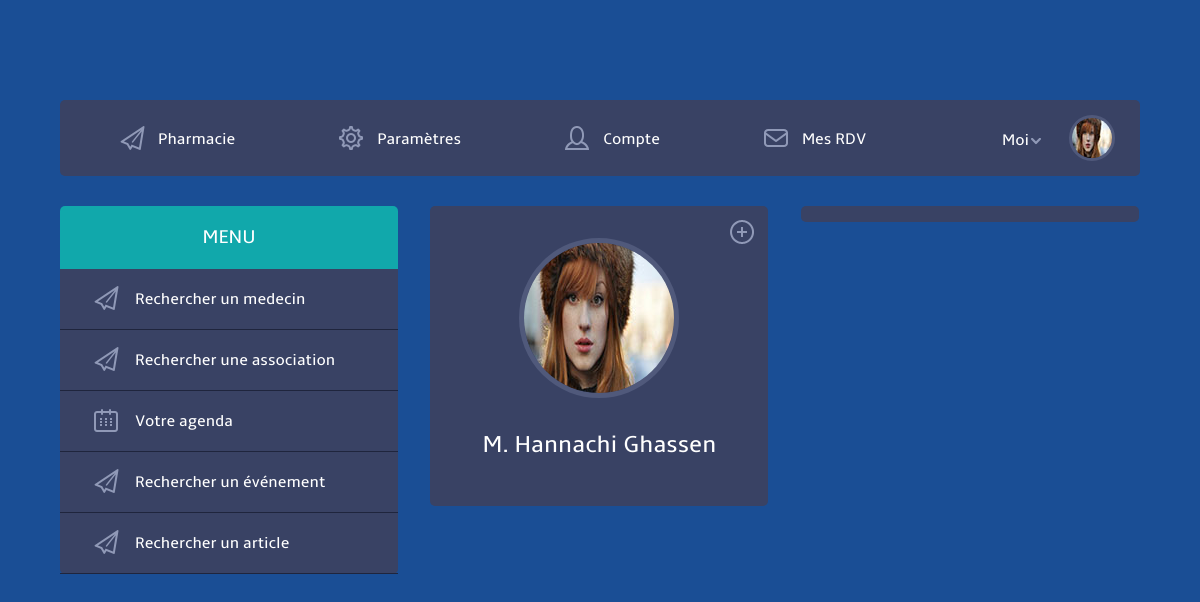
Page /Patient/profile.php?id=1 (signed in) on the committed database.
### tables this page shows
CREATE TABLE IF NOT EXISTS `patients` (
  `id_patient` int(11) NOT NULL AUTO_INCREMENT,
  `nom` varchar(30) NOT NULL,
  `prenom` varchar(30) NOT NULL,
  `email` varchar(30) NOT NULL,
  `mdp` varchar(8) NOT NULL,
  `cin` varchar(8) NOT NULL,
  `telephone` varchar(8) NOT NULL,
  `sexe` varchar(5) NOT NULL,
  `date_naissance` varchar(10) NOT NULL,
  `rue` varchar(300) NOT NULL,
  `gouvernorat` varchar(30) NOT NULL,
  `bonus` int(11) NOT NULL,
  `etat` int(11) NOT NULL,
  `guide_test` int(11) NOT NULL DEFAULT '0',
  PRIMARY KEY (`id_patient`),
  UNIQUE KEY `email` (`email`,`cin`)
);

### Patient/profile.php (the view, shortened to what this page needs)
<?php
if(isset($_SESSION['login_patient']) && isset($_SESSION['mdp_patient'])){
?>
<?php
$id=$_GET['id'];
$requete="SELECT * FROM `patients` WHERE id_patient='$id' ";
$resultat=mysql_query($requete);
?>
<!DOCTYPE HTML>
<?php while($ligne=mysql_fetch_array($resultat)){?>
<head>
<link href="./css/style.css" rel="stylesheet" type="text/css" media="all"/>
<link href="./css/nav.css" rel="stylesheet" type="text/css" media="all"/>
<link href="./css/introjs.css" rel="stylesheet"/>
<link rel="stylesheet" href="./css/clndr.css" type="text/css" />
</head>
<body onload="clique();">
	    <div class="wrap">
	      <div class="header">
	      	  <div class="header_top">
					  <div class="menu" >
							<ul class="nav"   data-step="1" data-intro="Barre de Navigation du profile patient." data-position='bottom-middle-aligned'>
                            	<li  data-step="2" data-intro="Portail pharmaceutique de recherche de médicaments et de pharmacies." data-position='down'><a href="../Portail_pharmacie/index.php"  target="_blank" ><i><img src="./images/invites.png" alt="" /></i>Pharmacie</a></li>
								<li data-step="3" data-intro="Gérer les paramétres de votre compte." data-position='down'><a href="parametres.php?id=<?php echo $ligne['id_patient'];?>"><i><img src="./images/settings.png" alt="" /></i>Paramètres</a></li>
								<li  data-step="4" data-intro="Accéder à votre compte." data-position='down'><a href="profile.php?id=<?php echo $ligne['id_patient'];?>"><i><img src="./images/user.png" alt="" /></i>Compte</a></li>
								<li  data-step="5" data-intro="Consulter vos rendez-vous." data-position='down'><a href="rdv.php?id=<?php echo $ligne['id_patient'];?>"><i><img src="./images/mail.png" alt="" /></i>Mes RDV</a></li>
						    </ul>
				        </div>
					  <div class="profile_details">
				    		   <div id="loginContainer">
				                  <a id="loginButton" class=""><span>Moi</span></a>
				            </div>
				             <div class="profile_img">
				             	<a href="#"><img src="./images/petit.jpg" alt="" />	</a>
				             </div>
					    </div>
				   </div>
			</div>
	</div>
	  <div class="main">
	    <div class="wrap">
	       <div class="column_left">
	    		 <div class="menu_box">
	    		 	 <h3>Menu</h3>
	    		 	   <div class="menu_box_list">
				      		<ul>
						  		<li data-step="6" data-intro="Rechercher des medecin et accéder à leur profile." data-position='down'><a href="rech_medecin.php?id=<?php echo $ligne['id_patient'];?>" class="invites"><span>Rechercher un medecin</span><div class="clear"></div></a></li>
						  		<li data-step="7" data-intro="Rechercher des association" data-position='down'><a href="rech_association.php?id=<?php echo $ligne['id_patient'];?>" class="invites"><span>Rechercher une association</span><div class="clear"></div></a></li>
						  		<li data-step="8" data-intro="Consulter votre agenda." data-position='down'><a href="agenda.php?id=<?php echo $ligne['id_patient'];?>" class="events"><span>Votre agenda</span><div class="clear"></div></a></li>
						  		<li data-step="9" data-intro="Rechercher des événements." data-position='down'><a href="rech_evenement.php?id=<?php echo $ligne['id_patient'];?>" class="invites"><span>Rechercher un événement</span></a></li>
						  		<li data-step="10" data-intro="Rechercher et consulter des article." data-position='down'><a href="rech_article.php?id=<?php echo $ligne['id_patient'];?>" class="invites"><span>Rechercher un article</span></a></li>
				    		</ul>
				      </div>
	    		 </div>
	  		</div>
            <div class="column_middle">
              <div class="column_middle_grid1">
		         <div class="profile_picture">
		        	<a href=""><img src="./images/profile_img150x150.jpg" alt="" />	</a>
		            <div class="profile_picture_name">
		            	<h2><?php if($ligne['sexe']=="Homme")echo"M";else echo "Mme";?>. <?php echo $ligne['nom']." ".$ligne['prenom'];?></h2>
		            </div>
		             <span><a href="#"> <img src="./images/follow_user.png" alt="" /> </a></span>
		          </div>
		       </div>
    	    </div>
            <div class="column_right">
				   <div class="column_right_grid calender">
				   </div>
             </div>
 	 </div>
   </div>
</body>
</html>
<?php   }  ?>
<?php
}
else
{
header('refresh:1; URL= ../index.php');
}
?>

### Patient/css/style.css (style rules this page uses)
html,body,div,span,applet,object,iframe,h1,h2,h3,h4,h5,h6,p,blockquote,pre,a,abbr,acronym,address,big,cite,code,del,dfn,em,img,ins,kbd,q,s,samp,small,strike,strong,sub,sup,tt,var,b,u,i,dl,dt,dd,ol,nav ul,nav li,fieldset,form,label,legend,table,caption,tbody,tfoot,thead,tr,th,td,article,aside,canvas,details,embed,figure,figcaption,footer,header,hgroup,menu,nav,output,ruby,section,summary,time,mark,audio,video { margin:0;padding:0;border:0;font-size:100%;font:inherit;vertical-align:baseline; }
ol,ul { list-style:none;margin:0;padding:0; }
a { text-decoration:none; }
img { max-width:100%; }
body { font-family: 'ambleregular'; background: #1A4E95; margin:100px 0; }
.wrap { width:80%; margin:0 auto; transition:all .2s linear; -moz-transition:all .2s linear; -webkit-transition:all .2s linear; -o-transition:all .2s linear; -ms-transition:all .2s linear; }
.header_top { background:#394264; border-radius:5px; -webkit-border-radius:5px; -moz-border-radius:5px; -o-border-radius:5px; position:relative; }
.profile_details { float:right; margin: 15px 25px; }
#loginContainer { position:relative; float:left; padding-right:10px; padding-top:15px; }
#loginButton { display:inline-block; position:relative; z-index:30; cursor:pointer; }
#loginButton span { color:#FFF; font-size:1em; background:url(../images/loginArrow.png) no-repeat 26px 8px; display:block; padding: 0 30px 0 0; font-family: 'ambleregular'; }
.profile_img { float:right; }
.profile_img img { display:block; border-radius:3em; -webkit-border-radius:3em; -moz-border-radius:3em; -o-border-radius:3em; border:3px solid #50597b; }
.main { padding:30px 0; }
.column_left,.column_middle,.column_right { float:left; width:31.3%; }
.column_middle { margin:0 3%; }
.menu_box h3 { color: #FFF; font-size: 1.2em; text-transform: uppercase; padding:20px 0; text-align: center; background: #11a8ab; border-radius:5px 5px 0 0; -webkit-border-radius:5px 5px 0 0; -moz-border-radius:5px 5px 0 0; -o-border-radius:5px 5px 0 0; }
.menu_box_list { background:#394264; border-radius:0px 0px 5px 5px; -webkit-border-radius:0px 0px 5px 5px; -moz-border-radius:0px 0px 5px 5px; -o-border-radius:0px 0px 5px 5px; }
.menu_box_list li a { display:block; color:#FFF; font-size:1em; border-bottom:1px solid #1f253d; padding:20px 30px; -webkit-transition: all 0.5s ease-in-out; -moz-transition: all 0.5s ease-in-out; -o-transition: all 0.5s ease-in-out; transition: all 0.5s ease-in-out; }
.menu_box_list li a span { padding-left:45px; }
.menu_box_list li a.invites { background-image:url(../images/invites.png); background-repeat:no-repeat; background-position:30px 13px; }
.menu_box_list li a.events { background-image:url(../images/events.png); background-repeat:no-repeat; background-position:30px 13px; }
.column_middle_grid1 { background:#394264; border-radius:5px; -webkit-border-radius:5px; -moz-border-radius:5px; -o-border-radius:5px; }
.profile_picture { padding:2em 3em; text-align:center; position:relative; }
.profile_picture span { position:absolute; top:10px; right:10px; }
.profile_picture a { display:block; }
.profile_picture > a > img { display: block; margin:0 auto; border:5px solid #50597B; border-radius:8em; -webkit-border-radius:8em; -moz-border-radius:8em; -o-border-radius:8em; }
.profile_picture_name { padding-top:2em; }
.profile_picture_name h2 { font-size:1.5em; color:#FFF; margin-bottom:15px; }
.column_right_grid { background:#394264; text-align:center; padding:2em 0; border-radius: 5px; -webkit-border-radius: 5px; -moz-border-radius: 5px; -o-border-radius: 5px; }
.calender { margin-top:0px; padding:0 0px 1em 0px; }

### Patient/css/nav.css (style rules this page uses)
.menu { float:left; z-index: 1; }
.menu ul { margin-left:6px; }
.menu li { float:left; }
.menu li a { color:#FFF; font-size:1em; padding:22px 50px; display: block; text-align:center; color:#FFF; -webkit-transition: all 0.5s ease-in-out; -moz-transition: all 0.5s ease-in-out; -o-transition: all 0.5s ease-in-out; transition: all 0.5s ease-in-out; position:relative; }
.menu li i img { margin-bottom:-10px; margin-right:10px; }
.nav:before, .nav:after { content: " "; display: table; }
.nav:after { clear: both; }
.nav > li > a { display: block; }

### rows in the picture
patients: sexe "M", nom "Hannachi", prenom "Ghassen"
